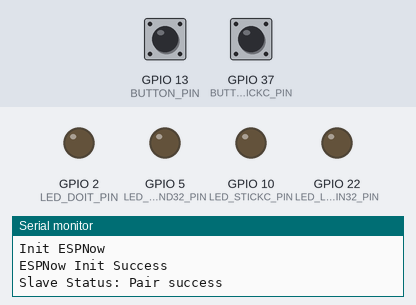
Bench run of a program on a simulated ESP32. On the bench: output pins drawn as LEDs (lit = HIGH), the last lines printed to the serial monitor. Inputs (shaded band) come from the test bench; at power-on: GPIO 13 (BUTTON_PIN) HIGH, GPIO 37 (BUTTON_STICKC_PIN) HIGH.

Above: at 1.2 s.
1.3 s: GPIO 13 (BUTTON_PIN) pulled LOW for 0.15 s
At 1.7 s:
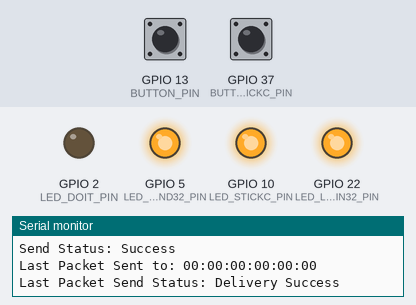
2.9 s: GPIO 37 (BUTTON_STICKC_PIN) pulled LOW for 0.15 s
At 2.97 s:
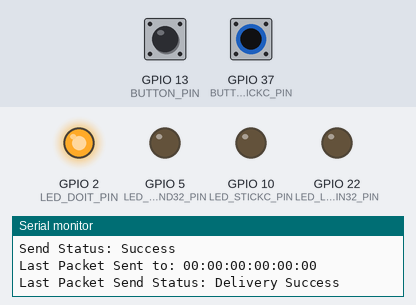
6.0 s: GPIO 13 (BUTTON_PIN) pulled LOW for 3.2 s
At 7.0 s:
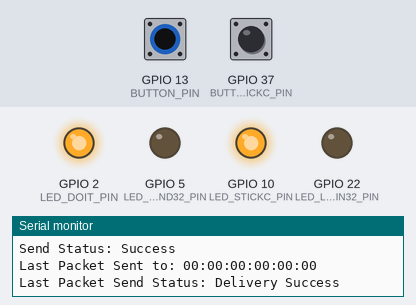
10.7 s: GPIO 37 (BUTTON_STICKC_PIN) pulled LOW for 3.2 s
At 11.8 s:
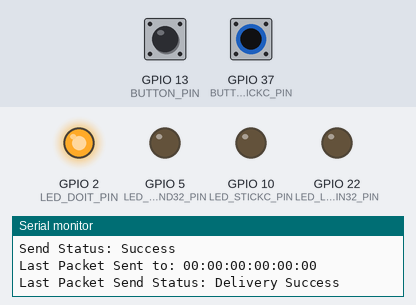
Timing chart, 0 to 15.4 s (numbered marks = the images above; inputs shaded):
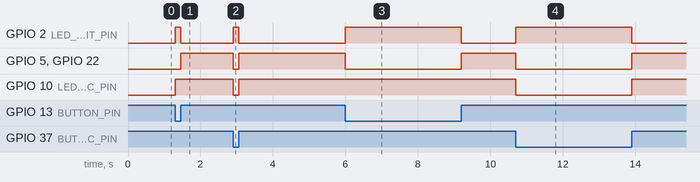

The program:

main.cpp
```cpp
/**
ESPNOW - Basic communication - Broadcast
Date: 28th September 2017
Original Author: Arvind Ravulavaru <https://github.com/arvindr21>
modified by Daniel de kock
Purpose: ESPNow Communication using Broadcast

Resources: (A bit outdated)
a. https://espressif.com/sites/default/files/documentation/esp-now_user_guide_en.pdf
b. http://www.esploradores.com/practica-6-conexion-esp-now/
*/

#include <Arduino.h>
#include <esp_now.h>
#include <WiFi.h>
#include <esp_wifi.h>


const int BUTTON_PIN = 13;
const int BUTTON_STICKC_PIN = 37;
const int LED_LOLIND32_PIN = 5;
const int LED_DOIT_PIN = 2;
const int LED_LOLIN32_PIN = 22;
const int LED_STICKC_PIN = 10;

bool state_button = true;
bool state_button_stickc = true;

void setupComponents(){
	pinMode(LED_LOLIND32_PIN, OUTPUT);
	pinMode(LED_DOIT_PIN, OUTPUT);
	pinMode(LED_LOLIN32_PIN, OUTPUT);
	pinMode(LED_STICKC_PIN, OUTPUT);
  pinMode(BUTTON_PIN, INPUT_PULLUP);
	pinMode(BUTTON_STICKC_PIN, INPUT);
}

void receive(String s) {
 if(s == "1"){
    digitalWrite(LED_LOLIND32_PIN, HIGH);
		digitalWrite(LED_LOLIN32_PIN, HIGH);
		digitalWrite(LED_STICKC_PIN, HIGH);
		digitalWrite(LED_DOIT_PIN, LOW);
    Serial.println("RECV Button OFF");
  } else if (s == "0") {
    digitalWrite(LED_LOLIND32_PIN, LOW);
		digitalWrite(LED_LOLIN32_PIN, LOW);
		digitalWrite(LED_STICKC_PIN, LOW);
		digitalWrite(LED_DOIT_PIN, HIGH);
    Serial.println("RECV Button ON");
  }
}

void sendData(uint8_t counter);
void send() {
  if(state_button != digitalRead(BUTTON_PIN)) {
		digitalWrite(LED_LOLIND32_PIN, digitalRead(BUTTON_PIN));
		digitalWrite(LED_LOLIN32_PIN, digitalRead(BUTTON_PIN));
		digitalWrite(LED_STICKC_PIN, digitalRead(BUTTON_STICKC_PIN));
		digitalWrite(LED_DOIT_PIN, !digitalRead(BUTTON_PIN));
    state_button = digitalRead(BUTTON_PIN);
  	sendData(int(state_button));
  }
	  if(state_button_stickc != digitalRead(BUTTON_STICKC_PIN)) {
		digitalWrite(LED_LOLIND32_PIN, digitalRead(BUTTON_STICKC_PIN));
		digitalWrite(LED_LOLIN32_PIN, digitalRead(BUTTON_STICKC_PIN));
		digitalWrite(LED_STICKC_PIN, digitalRead(BUTTON_STICKC_PIN));
		digitalWrite(LED_DOIT_PIN, !digitalRead(BUTTON_STICKC_PIN));
    state_button_stickc = digitalRead(BUTTON_STICKC_PIN);
  	sendData(int(state_button_stickc));
  }
}


// Global copy of slave / peer device
// for broadcasts the addr needs to be ff:ff:ff:ff:ff:ff
// all devices on the same channel
esp_now_peer_info_t slave;

#define CHANNEL 1
#define PRINTSCANRESULTS 0
#define DELETEBEFOREPAIR 0

bool manageSlave();
void deletePeer();

// Init ESP Now with fallback
void InitESPNow() {
	Serial.println("Init ESPNow");
	if (esp_now_init() == ESP_OK) {
		Serial.println("ESPNow Init Success");
	}
	else {
		Serial.println("ESPNow Init Failed");
		// Retry InitESPNow, add a counte and then restart?
		// InitESPNow();
		// or Simply Restart
		ESP.restart();
	}
}
void initBroadcastSlave() {
	// clear slave data
	memset(&slave, 0, sizeof(slave));
	for (int ii = 0; ii < 6; ++ii) {
		slave.peer_addr[ii] = (uint8_t)0xff;
	}
	slave.channel = CHANNEL; // pick a channel
	slave.encrypt = 0; // no encryption
	manageSlave();
}


// Check if the slave is already paired with the master.
// If not, pair the slave with master
bool manageSlave() {
	if (slave.channel == CHANNEL) {
		if (DELETEBEFOREPAIR) {
			deletePeer();
		}

		Serial.print("Slave Status: ");
		const esp_now_peer_info_t *peer = &slave;
		const uint8_t *peer_addr = slave.peer_addr;
		// check if the peer exists
		bool exists = esp_now_is_peer_exist(peer_addr);
		if (exists) {
			// Slave already paired.
			Serial.println("Already Paired");
			return true;
		}
		else {
			// Slave not paired, attempt pair
			esp_err_t addStatus = esp_now_add_peer(peer);
			if (addStatus == ESP_OK) {
				// Pair success
				Serial.println("Pair success");
				return true;
			}
			else if (addStatus == ESP_ERR_ESPNOW_NOT_INIT) {
				// How did we get so far!!
				Serial.println("ESPNOW Not Init");
				return false;
			}
			else if (addStatus == ESP_ERR_ESPNOW_ARG) {
				Serial.println("Invalid Argument");
				return false;
			}
			else if (addStatus == ESP_ERR_ESPNOW_FULL) {
				Serial.println("Peer list full");
				return false;
			}
			else if (addStatus == ESP_ERR_ESPNOW_NO_MEM) {
				Serial.println("Out of memory");
				return false;
			}
			else if (addStatus == ESP_ERR_ESPNOW_EXIST) {
				Serial.println("Peer Exists");
				return true;
			}
			else {
				Serial.println("Not sure what happened");
				return false;
			}
		}
	}
	else {
		// No slave found to process
		Serial.println("No Slave found to process");
		return false;
	}
}

void deletePeer() {
	const esp_now_peer_info_t *peer = &slave;
	const uint8_t *peer_addr = slave.peer_addr;
	esp_err_t delStatus = esp_now_del_peer(peer_addr);
	Serial.print("Slave Delete Status: ");
	if (delStatus == ESP_OK) {
		// Delete success
		Serial.println("Success");
	}
	else if (delStatus == ESP_ERR_ESPNOW_NOT_INIT) {
		// How did we get so far!!
		Serial.println("ESPNOW Not Init");
	}
	else if (delStatus == ESP_ERR_ESPNOW_ARG) {
		Serial.println("Invalid Argument");
	}
	else if (delStatus == ESP_ERR_ESPNOW_NOT_FOUND) {
		Serial.println("Peer not found.");
	}
	else {
		Serial.println("Not sure what happened");
	}
}

// send data
void sendData(uint8_t counter) {
	uint8_t data = counter;
	// const uint8_t *peer_addr = NULL;
	const uint8_t *peer_addr = slave.peer_addr;

	Serial.print("Sending: "); Serial.println(data);
	esp_err_t result = esp_now_send(peer_addr, &data, sizeof(data));
	Serial.print("Send Status: ");
	if (result == ESP_OK) {
		Serial.println("Success");
	}
	else if (result == ESP_ERR_ESPNOW_NOT_INIT) {
		// How did we get so far!!
		Serial.println("ESPNOW not Init.");
	}
	else if (result == ESP_ERR_ESPNOW_ARG) {
		Serial.println("Invalid Argument");
	}
	else if (result == ESP_ERR_ESPNOW_INTERNAL) {
		Serial.println("Internal Error");
	}
	else if (result == ESP_ERR_ESPNOW_NO_MEM) {
		Serial.println("ESP_ERR_ESPNOW_NO_MEM");
	}
	else if (result == ESP_ERR_ESPNOW_NOT_FOUND) {
		Serial.println("Peer not found.");
	}
	else {
		Serial.println("Not sure what happened");
	}
}

// callback when data is sent from Master to Slave
void OnDataSent(const uint8_t *mac_addr, esp_now_send_status_t status) {
	char macStr[18];
	snprintf(macStr, sizeof(macStr), "%02x:%02x:%02x:%02x:%02x:%02x",
		mac_addr[0], mac_addr[1], mac_addr[2], mac_addr[3], mac_addr[4], mac_addr[5]);
	Serial.print("Last Packet Sent to: "); Serial.println(macStr);
	Serial.print("Last Packet Send Status: "); Serial.println(status == ESP_NOW_SEND_SUCCESS ? "Delivery Success" : "Delivery Fail");
}

// callback when data is recv from Master
void OnDataRecv(const uint8_t *mac_addr, const uint8_t *data, int data_len) {
	char macStr[18];
	snprintf(macStr, sizeof(macStr), "%02x:%02x:%02x:%02x:%02x:%02x",
		mac_addr[0], mac_addr[1], mac_addr[2], mac_addr[3], mac_addr[4], mac_addr[5]);
	Serial.print("Last Packet Recv from: "); Serial.println(macStr);
	Serial.print("Last Packet Recv Data: "); Serial.println(*data);
	Serial.println("");
  String s = String(*data);
	receive(s);
}


void setup() {
	Serial.begin(115200);
	Serial.println("ESPNow Multicast example");

	setupComponents();
	//Set device in STA mode to begin with
	Serial.println("Wifi mode STA");
	WiFi.mode(WIFI_STA);
	Serial.println("Wifi mode STA OK");

	// Init ESPNow with a fallback logic
	InitESPNow();
	// Once ESPNow is successfully Init, we will register for Send CB to
	// get the status of Trasnmitted packet
	esp_now_register_send_cb(OnDataSent);
	esp_now_register_recv_cb(OnDataRecv);

	// add a broadcast peer
	initBroadcastSlave();
}


uint8_t count = 0;
void loop() {
	send();
}
```

Measured:
- after the input at 1.3 s, GPIO 2 (LED_DOIT_PIN): LOW → HIGH at once, → LOW 0.15 s later; GPIO 5 (LED_LOLIND32_PIN), GPIO 22 (LED_LOLIN32_PIN): LOW → HIGH after 0.15 s; GPIO 10 (LED_STICKC_PIN): LOW → HIGH at once
- after the input at 2.9 s, GPIO 2 (LED_DOIT_PIN): LOW → HIGH at once, → LOW 0.15 s later; GPIO 5 (LED_LOLIND32_PIN), GPIO 10 (LED_STICKC_PIN), GPIO 22 (LED_LOLIN32_PIN): HIGH → LOW at once, → HIGH 0.15 s later
- after the input at 6.0 s, GPIO 2 (LED_DOIT_PIN): LOW → HIGH at once, → LOW 3.2 s later; GPIO 5 (LED_LOLIND32_PIN), GPIO 22 (LED_LOLIN32_PIN): HIGH → LOW at once, → HIGH 3.2 s later
- after the input at 10.7 s, GPIO 2 (LED_DOIT_PIN): LOW → HIGH at once, → LOW 3.2 s later; GPIO 5 (LED_LOLIND32_PIN), GPIO 10 (LED_STICKC_PIN), GPIO 22 (LED_LOLIN32_PIN): HIGH → LOW at once, → HIGH 3.2 s later
